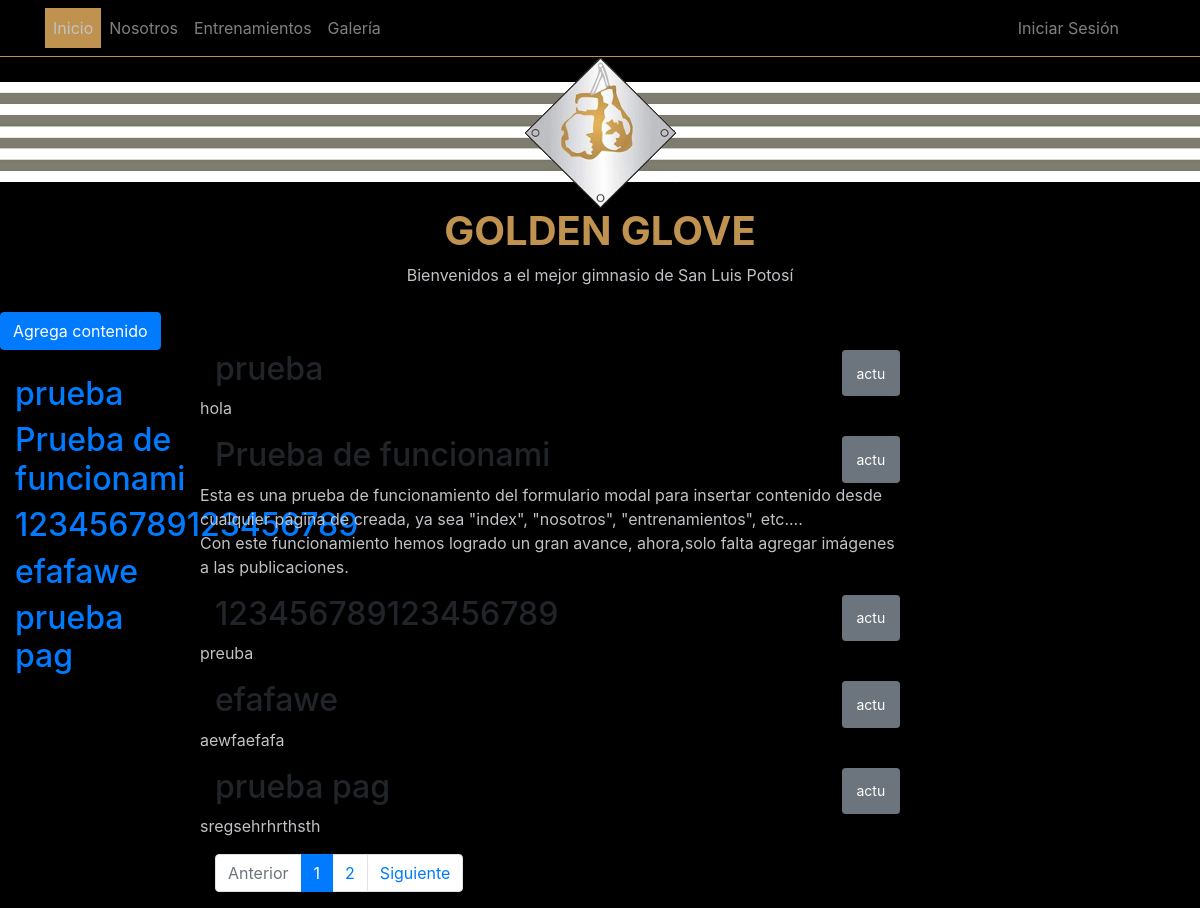
Screenshot of /index.php?numPag=1 with the database file from the repository.
### tables this page shows
CREATE TABLE `contenidos` (
  `contenidoId` bigint(20) NOT NULL,
  `contenido` varchar(1000) NOT NULL,
  `titulo` varchar(30) DEFAULT NULL,
  `paginaId` bigint(20) DEFAULT NULL,
  `fecha` datetime DEFAULT NULL,
  `orden` int(11) DEFAULT NULL
);

### php/conexion/conexion.php (called while the page is built, shortened)
<?php
class Database{
	private $cnn = null;
	public $conectado;
	public function __construct(){
		$this->conectado = $this->conectar();
	}
	private function conectar(){
		$band = true;
		try{
			$this->cnn = new mysqli(SRVDR,USR,PASS,DB);
		}catch(Exception $ex){
			$band = false;
			throw new Exception("Error al conectar a la base de datos",30000);
		}
		return $band;
	}
    public function obtenerPaginaXid($paginaId){
        $res = null;
		if($this->conectado){
			try {
				if($res = $this->cnn->prepare('SELECT paginaId,nombre FROM pagina WHERE paginaId = ?')){
					$res->bind_param('i',$paginaId);
					$res->execute();
					$res->store_result();
				}
				else {
					echo 'error en la consulta';
				}
			}
			catch(exception $ex){
				echo $ex->message;
			}
		}
		return $res;
    }
	public function contenidosPag($pagId){
		$res = null;
		if($this->conectado){
			try {
				if($res = $this->cnn->prepare('SELECT contenidoId,contenido,titulo,orden,fecha FROM contenidos WHERE paginaId = ? ORDER BY orden')){
					$res->bind_param('i',$pagId);
					$res->execute();
					$res->store_result();
				}
				else {
					echo 'error en la consulta';
				}
			}
			catch(exception $ex){
				echo $ex->message;
			}
		}
		return $res;
	}
}

### php/clases/pagina.php (called while the page is built, shortened)
<?php
require_once '/../conexion/conexion.php';
require_once 'Contenido.php';
class Pagina{
	private $paginaId;
	private $contenidos;
    public function __construct($paginaId){
        $this->consultaPaginaXId($paginaId);
    }
    private function consultaPaginaXId($paginaId){
		try{
			$db = new Database();
		}
		catch(exception $ex){
			echo $ex->getMessage();
		}
		if($db->conectado){
			$res = $db->obtenerPaginaXid($paginaId);
			$res->bind_result($paginaId,$nombre);
			if($res->fetch()){
				$this->paginaId = $paginaId;
				$this->consultaContenido();
			}
		}
    }
	public function consultaContenido()
	{
		$db = new Database();
		if($db->conectado){
			$this->contenidos = array();
			$res = $db->contenidosPag($this->paginaId);
			$res->bind_result($contenidoId,$cont,$titulo,$orden,$fecha);
			while ($res->fetch()){
				 $contenido = new Contenido($contenidoId,$titulo,$cont,$this->paginaId,$orden,$fecha);
				 $this->contenidos[] = $contenido;
			}
		}
	}
	public function getContenidos(){
		return $this->contenidos;
	}
}

### php/clases/Contenido.php (called while the page is built, shortened)
<?php
require_once '/../conexion/conexion.php';
class Contenido{
	public $contenidoId;
	public $titulo;
	public $contenido;
	public function __construct($contenidoId,$titulo,$contenido,$paginaId,$orden, $fecha){
		$this->contenidoId = $contenidoId;
		$this->contenido = $contenido;
		$this->titulo = $titulo;
	}
	public function getContenido(){
		return $this->contenido;
	}
	public function getTitulo(){
		return $this->titulo;
	}
	public function getContenidoId(){
		return $this->contenidoId;
	}
}

### index.php (the view, shortened to what this page needs)
<!DOCTYPE html>
<html>
	<head>
        <link rel="stylesheet" href="css/bootstrap.css">
		<link rel="stylesheet" href="css/general.css">
	</head>
	<body>
      <?php
            include('php\clases\Pagina.php');
            $paginaId = 1;
            $pagina = new Pagina($paginaId);
            $cantContenidosXpag = 5;
            $cantPag = ceil(count($pagina->getContenidos()) / $cantContenidosXpag);
            if(isset($_GET["numPag"])){
                $numPag = $_GET["numPag"];
            }
            else{
                $pagina = 1;
                header('location:index.php?numPag=1');
            }
            include('php\include\headerI.php');
        ?>
        <div class="container-fluid cuerpo">
           <div class="row">
               <button type="button" class="btn btn-primary <?php echo $usuario != null and $usuario->esAdmin() == 1 ? '': 'invisible'; ?>" data-toggle="modal" data-target="#modalAgregaContenido" onclick="agregaCont()">
                  Agrega contenido
                </button>
           </div>
            <section class="row">
                <aside class="d-none d-md-block col-md-2 col-lg-2 aside">
                    <nav>
                    <?php
                         $i = ($numPag-1) * $cantContenidosXpag;
                        for($it = 0; $it < $cantContenidosXpag && $i < count($pagina->getContenidos()) ; $it++){ ?>
                            <h2>
                                <a  href = "#E<?php echo $pagina->getContenidos()[$i]->getContenidoId() ?> ">
                                    <?php echo $pagina->getContenidos()[$i]->getTitulo() ?>
                                </a>
                            </h2>
                            <?php $i++; ?>
                        <?php } ?>
                    </nav>
                </aside>
                <div class="col-xs-12 col-sm-6 col-md-7 col-lg-7">
                    <?php
                        $i = ($numPag-1) * $cantContenidosXpag;
                        for($it = 0; $it < $cantContenidosXpag && $i < count($pagina->getContenidos()) ; $it++){ ?>
                            <div class="row" id="E<?php echo $pagina->getContenidos()[$i]->getContenidoId() ?>">
                                <h2 class="col-11">
                                    <?php echo $pagina->getContenidos()[$i]->getTitulo() ?>
                                </h2>
                                <button class="btn btn-secondary btn-sm col-1" type="button" onclick="actualizaCont(<?php echo $pagina->getContenidos()[$i]->getContenidoId() ?>)"  data-toggle="modal" data-target="#modalAgregaContenido" >
                                    actu
                                </button>
                                <p>
                                    <?php  echo nl2br($pagina->getContenidos()[$i]->getContenido()) ?>
                                </p>
                            </div>
                        <?php
                            $i++;
                        } ?>
                        <nav aria-label="..." style="text-align: center">
                            <ul class="pagination">
                                <li class="page-item <?php echo $numPag <= 1 ? 'disabled' : '' ?>">
                                    <a class="page-link" tabindex="-1" href="index.php?numPag=<?php echo $numPag - 1; ?>">
                                        Anterior
                                    </a>
                                </li>
                                <?php
                                    for($i=1;$i<= $cantPag;$i++){ ?>
                                        <li class = "page-item <?php echo $numPag==$i ? 'active' : '' ?>">
                                            <a class="page-link" href="index.php?numPag=<?php echo $i ?> ">
                                                <?php echo $i ?>
                                            </a>
                                        </li>
                                    <?php } ?>
                                <li class="page-item <?php echo $numPag>=$cantPag ? 'disabled' : '' ?>">
                                    <a class="page-link" tabindex="-1" href="index.php?numPag=<?php echo $numPag + 1; ?>">
                                        Siguiente
                                    </a>
                                </li>
                            </ul>
                        </nav>
                </div>
                <aside class=" d-none d-sm-block col-sm-5 col-md-3 col-lg-3">
                </aside>
            </section>
        </div>
	</body>
</html>

### css/general.css (style rules this page uses)
body { background-color: black; }
.cuerpo { margin-top: 25px; }
p { color: #c1c2c6; }
.aside { margin-top:25px; }

### rows the page displays
contenidos: titulo "prueba", contenido "hola"
contenidos: titulo "Prueba de funcionami", contenido "Esta es una prueba de funcionamiento del formulario modal para insertar contenido desde cualquier página de creada, ya sea \"index\", \"nosotros\", \"entrenamientos\", etc.... Con este funcionamiento hemos logrado un gran avance, ahora,solo falta agregar imágenes a las publicaciones."
contenidos: titulo "123456789123456789", contenido "preuba"
contenidos: titulo "efafawe", contenido "aewfaefafa"
contenidos: titulo "prueba pag", contenido "sregsehrhrthsth"
